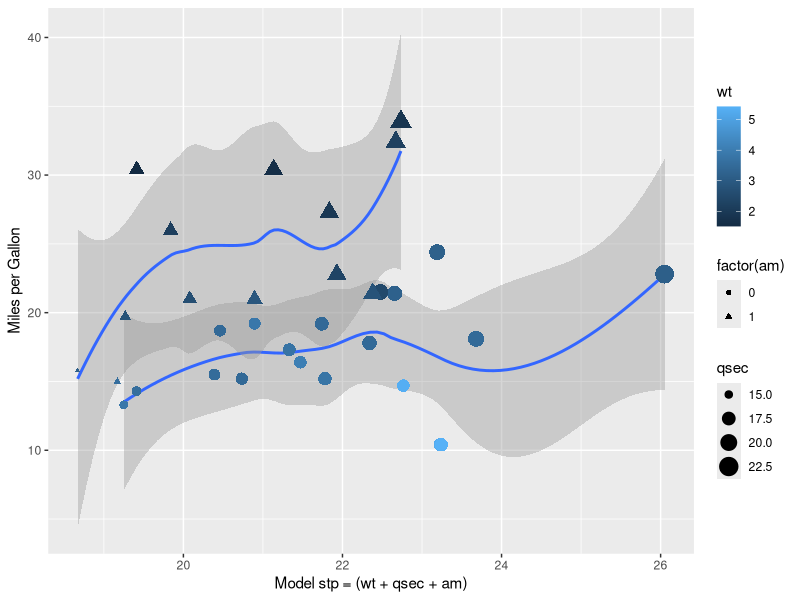

The R source for this figure: (Note: this script raises an error after producing the figure.)
## ---- chunk 1
setwd("~/Desktop/Coursera_R/7_Regression Models/RM_proj_MPG_MotorTrendData");sessionInfo();installed.packages();date()
## ---- chunk 2
rm(list=ls());library(car);library(dplyr);library(MASS);data("mtcars");any(is.na(mtcars))
## ---- chunk 3
library(datasets);library(dplyr);data("mtcars")
head(mtcars,4);mean(mtcars$mpg);sd(mtcars$mpg)
round(t.test(mtcars$mpg)$conf.int,3)
## ---- chunk 4
library(stats);library(MASS);library(dplyr);data("mtcars")
fstp <- lm(mpg ~ ., data = mtcars)
stp <- step(fstp, trace = FALSE)
summary(stp)$r.squared
anova(stp)
## ---- chunk 5
library(stats);library(MASS);library(ggplot2)
fstp <- lm(mpg ~ ., data = mtcars)
stp <- step(fstp, trace = FALSE)
coef(summary(stp))
summary(stp)$r.squared
x <- (mtcars$wt + mtcars$qsec + mtcars$am)
par(mfrow = c(1, 1), mar = c(4,4,4,2))
g <- ggplot(mtcars, aes(x = x, y = mpg),)
g <- g + xlab("Model stp = (wt + qsec + am)")
g <- g + ylab("Miles per Gallon")
g <- g + geom_smooth(aes(method = "lm", shape = factor(am)))
g <- g + geom_point(aes(shape = factor(am), size=qsec, colour=wt))
g
## ---- chunk 6
t.test(mpg ~ factor(am), paired = FALSE, var.equal=FALSE, data = mtcars)
## ---- chunk 7

panel.cor <- function(x, y, digits = 2, prefix = "", cex.cor, ...)
{
        usr <- par("usr"); on.exit(par(usr))
        par(usr = c(0, 1, 0, 1))
        r <- abs(cor(x, y))
        txt <- format(c(r, 0.123456789), digits = digits)[1]
        txt <- paste0(prefix, txt)
        if(missing(cex.cor)) cex.cor <- 0.8/strwidth(txt)
        text(0.5, 0.5, txt, cex = cex.cor * r)
}
pairs(mtcars[c(1,6,7,9)], lower.panel=panel.smooth, upper.panel = panel.cor, cex=1.5, pch=20, col="lightblue", cex.labels=2, font.lables =2, main = "MPG mtcars data")
## ---- chunk 8
data(mtcars)
par(mfrow = c(2,2), mar = c(4,4,4,4)) # set margin
mtcars$vs <- factor(mtcars$vs, labels = c("V-block", "S-block")); mtcars$am <- factor(mtcars$am, labels = c("Auto", "Manual")); mtcars$gear <- factor(mtcars$gear); mtcars$carb <- factor(mtcars$carb)
hist(mtcars$mpg[mtcars$am=="Auto"], breaks=10, xlab = "Miles-Per-gallon", ylab = "Frequency", main = "Automatic Transmission", col = "yellow", xlim = range(5:40))
abline(v=mean(mtcars$mpg[mtcars$am=="Auto"]), col="red", lwd = 4)
hist(mtcars$mpg[mtcars$am=="Manual"], breaks=10, xlab = "Miles-Per-gallon", ylab = "Frequency", main = "Manual Transmission", col="lightblue", xlim = range(5:40))
abline(v=mean(mtcars$mpg[mtcars$am=="Manual"]), col="blue", lwd = 4)
##      Box Plot:
#data("mtcars");par(mfrow = c(1,1), mar = c(4,4,4,4))
mtcars$vs <- factor(mtcars$vs, labels = c("V-block", "S-block")); mtcars$am <- factor(mtcars$am, labels = c("Auto", "Manual")); mtcars$gear <- factor(mtcars$gear); mtcars$carb <- factor(mtcars$carb)
boxplot(mpg ~ am, data = mtcars, col = (c("yellow","lightblue")), ylab = "Miles-Per-Gallon", xlab = "Transmission", main =  "MPG vs Transmission Type")
